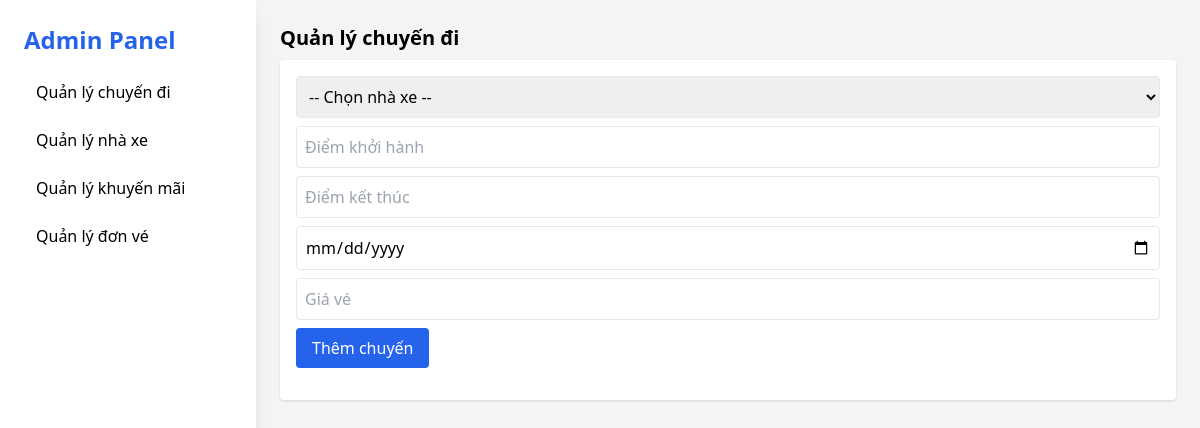
Before: /pages/qlchuyendi.php (signed in) with the older database file.
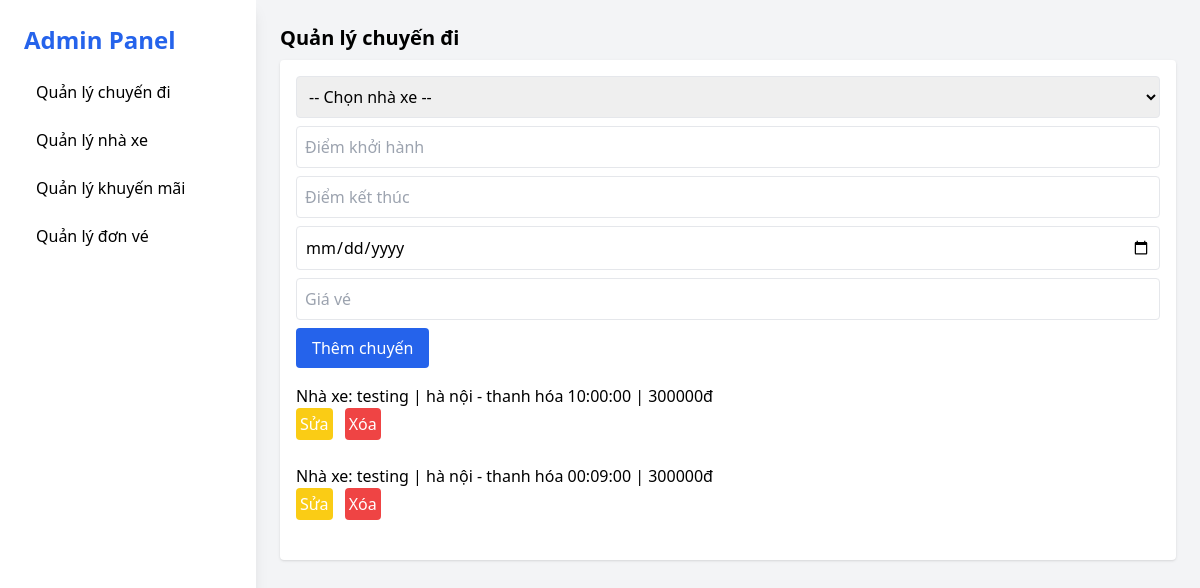
After: the same page with the newer database file.
### tables this page shows
CREATE TABLE `chuyendi` (
  `id_cd` int(11) NOT NULL,
  `id_NX` int(11) NOT NULL,
  `diemKH` varchar(100) NOT NULL,
  `diemKT` varchar(100) NOT NULL,
  `lichTrinh` time NOT NULL,
  `gia` int(11) NOT NULL
);

CREATE TABLE `nha_xe` (
  `id_NX` int(11) NOT NULL,
  `tenNX` varchar(100) DEFAULT NULL,
  `soDT` varchar(20) DEFAULT NULL
);

### user.php (called while the page is built, shortened)
<?php
include('connect.php');
        class data_chuyendi
        {
        public function select_chuyendi()
            {
                global $conn;
                $sql = "select chuyendi.id_cd, nha_xe.tenNX, chuyendi.diemKH, chuyendi.diemKT, chuyendi.lichTrinh, chuyendi.gia
                        from chuyendi join nha_xe on chuyendi.id_NX = nha_xe.id_NX";
                $run= mysqli_query($conn,$sql);
                return $run;
            }
        }
?>

### pages/qlchuyendi.php (the view, shortened to what this page needs)
<!DOCTYPE html>
<html lang="vi">
<head>
  <script src="https://cdn.tailwindcss.com"></script>
</head>
<body class="bg-gray-100 font-sans">
  <div class="flex min-h-screen">
    <aside class="w-64 bg-white shadow-lg p-6 space-y-4">
      <h2 class="text-2xl font-bold text-blue-600 mb-4"><a href="quantri.php">Admin Panel</a></h2>
      <nav class="space-y-2">
        <a href="qlchuyendi.php" class="block py-2 px-3 rounded hover:bg-blue-100">Quản lý chuyến đi</a>
        <a href="qlnhaxe.php" class="block py-2 px-3 rounded hover:bg-blue-100">Quản lý nhà xe</a>
        <a href="qlkhuyenmai.php" class="block py-2 px-3 rounded hover:bg-blue-100">Quản lý khuyến mãi</a>
        <a href="qldonve.php" class="block py-2 px-3 rounded hover:bg-blue-100">Quản lý đơn vé</a>
      </nav>
    </aside>
    <main class="flex-1 p-6 space-y-10">
      <section id="chuyen-di">
        <h3 class="text-xl font-semibold mb-2">Quản lý chuyến đi</h3>
        <div class="bg-white p-4 rounded shadow">
          <form class="space-y-2 mb-4" method="POST">
            <select class="w-full border rounded p-2" name="id_NX" id="id_NX" >
              <option value="" disabled selected>-- Chọn nhà xe --</option>
            </select>
            <input type="text" placeholder="Điểm khởi hành" class="w-full border p-2 rounded" name="diemKH">
            <input type="text" placeholder="Điểm kết thúc" class="w-full border p-2 rounded" name="diemKT">
            <input type="date" placeholder="Lịch trình" class="w-full border p-2 rounded" name="lichTrinh">
            <input type="text" placeholder="Giá vé" class="w-full border p-2 rounded" name="gia">
            <input type="submit" class="bg-blue-600 text-white px-4 py-2 rounded" name="themchuyendi" value="Thêm chuyến">
            <?php
                  include('../user.php');
                  $get_data=new data_chuyendi();
                  $selectchuyendi=$get_data->select_chuyendi();
            ?>
            <?php
            foreach($selectchuyendi as $se_pro)
            {
              ?>
                <ul class="divide-y">
                  <li class="py-2">
                    <span>Nhà xe: <?php echo $se_pro['tenNX']?> |
                    <?php echo $se_pro['diemKH']?> - <?php echo $se_pro['diemKT']?> <?php echo $se_pro['lichTrinh']?> |
                    <?php echo $se_pro['gia']?>đ
                  </span>
                <div class="space-x-2">
                  <button class="bg-yellow-400 px-1 py-1 rounded text-white">
                    <a href="updatechuyendi.php?update=<?php echo $se_pro['id_cd']?>">Sửa</a></button>
                  <button class="bg-red-500 px-1 py-1 rounded text-white">
                    <a href="deletechuyendi.php?del=<?php echo $se_pro['id_cd']?>" onClick="if(confirm('Bạn có chắc chắn muốn xóa')) return true; else return false;">Xóa</a>
                  </button>
                </div>
                  </li>
                </ul>
              <?php } ?>
          </form>
        </div>
      </section>
    </main>
  </div>
</body>
</html>

Changed rows visible on the page:
added chuyendi: id_NX.tenNX "testing", diemKH "hà nội", diemKT "thanh hóa", lichTrinh "10:00:00", gia "300000"
added chuyendi: id_NX.tenNX "testing", diemKH "hà nội", diemKT "thanh hóa", lichTrinh "00:09:00", gia "300000"
